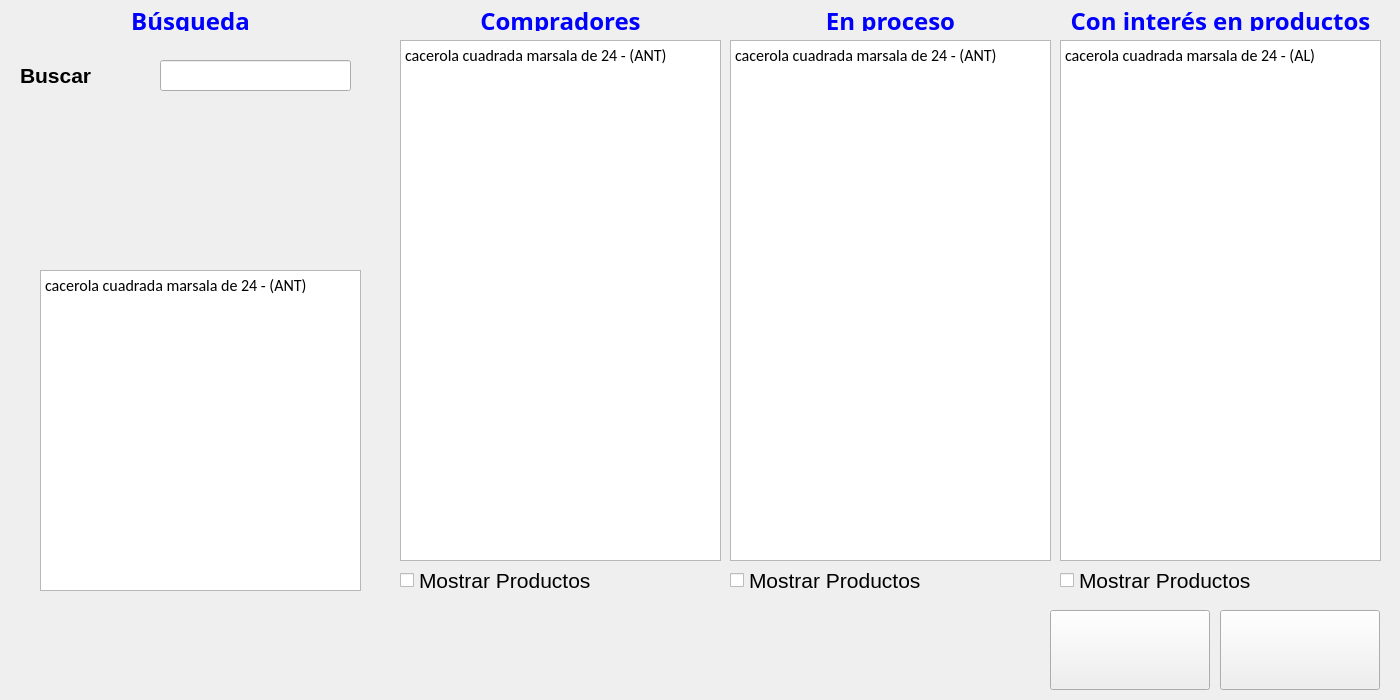
<?xml version="1.0" encoding="UTF-8"?>
<ui version="4.0">
 <class>MainWindow</class>
 <widget class="QMainWindow" name="MainWindow">
  <property name="geometry">
   <rect>
    <x>0</x>
    <y>0</y>
    <width>1400</width>
    <height>700</height>
   </rect>
  </property>
  <property name="windowTitle">
   <string>MainWindow</string>
  </property>
  <widget class="QWidget" name="centralwidget">
   <widget class="QPushButton" name="push_Registro">
    <property name="geometry">
     <rect>
      <x>1050</x>
      <y>610</y>
      <width>160</width>
      <height>80</height>
     </rect>
    </property>
    <property name="font">
     <font>
      <family>Arial Black</family>
      <pointsize>16</pointsize>
      <weight>75</weight>
      <italic>true</italic>
      <bold>true</bold>
     </font>
    </property>
    <property name="text">
     <string/>
    </property>
    <property name="icon">
     <iconset>
      <normalon>../icon/registros5.png</normalon>
     </iconset>
    </property>
    <property name="iconSize">
     <size>
      <width>60</width>
      <height>60</height>
     </size>
    </property>
   </widget>
   <widget class="QLabel" name="label_7">
    <property name="geometry">
     <rect>
      <x>400</x>
      <y>10</y>
      <width>321</width>
      <height>21</height>
     </rect>
    </property>
    <property name="font">
     <font>
      <family>Candara</family>
      <pointsize>18</pointsize>
      <weight>75</weight>
      <bold>true</bold>
     </font>
    </property>
    <property name="styleSheet">
     <string notr="true">color: rgb(0, 0, 255);</string>
    </property>
    <property name="text">
     <string>Compradores</string>
    </property>
    <property name="alignment">
     <set>Qt::AlignCenter</set>
    </property>
   </widget>
   <widget class="QTextBrowser" name="text_Comprado">
    <property name="geometry">
     <rect>
      <x>400</x>
      <y>40</y>
      <width>321</width>
      <height>521</height>
     </rect>
    </property>
    <property name="font">
     <font>
      <family>Calibri</family>
      <weight>50</weight>
      <italic>false</italic>
      <bold>false</bold>
     </font>
    </property>
    <property name="html">
     <string>&lt;!DOCTYPE HTML PUBLIC &quot;-//W3C//DTD HTML 4.0//EN&quot; &quot;http://www.w3.org/TR/REC-html40/strict.dtd&quot;&gt;
&lt;html&gt;&lt;head&gt;&lt;meta name=&quot;qrichtext&quot; content=&quot;1&quot; /&gt;&lt;style type=&quot;text/css&quot;&gt;
p, li { white-space: pre-wrap; }
&lt;/style&gt;&lt;/head&gt;&lt;body style=&quot; font-family:'Calibri'; font-size:8.25pt; font-weight:400; font-style:normal;&quot;&gt;
&lt;p style=&quot; margin-top:0px; margin-bottom:0px; margin-left:0px; margin-right:0px; -qt-block-indent:0; text-indent:0px;&quot;&gt;&lt;span style=&quot; font-family:'MS Shell Dlg 2'; font-size:12pt;&quot;&gt;cacerola cuadrada marsala de 24 - (ANT)&lt;/span&gt;&lt;/p&gt;&lt;/body&gt;&lt;/html&gt;</string>
    </property>
   </widget>
   <widget class="QTextBrowser" name="text_Encargado">
    <property name="geometry">
     <rect>
      <x>1060</x>
      <y>40</y>
      <width>321</width>
      <height>521</height>
     </rect>
    </property>
    <property name="font">
     <font>
      <family>Calibri</family>
      <weight>50</weight>
      <italic>false</italic>
      <bold>false</bold>
     </font>
    </property>
    <property name="html">
     <string>&lt;!DOCTYPE HTML PUBLIC &quot;-//W3C//DTD HTML 4.0//EN&quot; &quot;http://www.w3.org/TR/REC-html40/strict.dtd&quot;&gt;
&lt;html&gt;&lt;head&gt;&lt;meta name=&quot;qrichtext&quot; content=&quot;1&quot; /&gt;&lt;style type=&quot;text/css&quot;&gt;
p, li { white-space: pre-wrap; }
&lt;/style&gt;&lt;/head&gt;&lt;body style=&quot; font-family:'Calibri'; font-size:8.25pt; font-weight:400; font-style:normal;&quot;&gt;
&lt;p style=&quot; margin-top:0px; margin-bottom:0px; margin-left:0px; margin-right:0px; -qt-block-indent:0; text-indent:0px;&quot;&gt;&lt;span style=&quot; font-family:'MS Shell Dlg 2'; font-size:12pt;&quot;&gt;cacerola cuadrada marsala de 24 - (AL)&lt;/span&gt;&lt;/p&gt;&lt;/body&gt;&lt;/html&gt;</string>
    </property>
   </widget>
   <widget class="QTextBrowser" name="text_Interes">
    <property name="geometry">
     <rect>
      <x>730</x>
      <y>40</y>
      <width>321</width>
      <height>521</height>
     </rect>
    </property>
    <property name="font">
     <font>
      <family>Calibri</family>
      <weight>50</weight>
      <italic>false</italic>
      <bold>false</bold>
     </font>
    </property>
    <property name="html">
     <string>&lt;!DOCTYPE HTML PUBLIC &quot;-//W3C//DTD HTML 4.0//EN&quot; &quot;http://www.w3.org/TR/REC-html40/strict.dtd&quot;&gt;
&lt;html&gt;&lt;head&gt;&lt;meta name=&quot;qrichtext&quot; content=&quot;1&quot; /&gt;&lt;style type=&quot;text/css&quot;&gt;
p, li { white-space: pre-wrap; }
&lt;/style&gt;&lt;/head&gt;&lt;body style=&quot; font-family:'Calibri'; font-size:8.25pt; font-weight:400; font-style:normal;&quot;&gt;
&lt;p style=&quot; margin-top:0px; margin-bottom:0px; margin-left:0px; margin-right:0px; -qt-block-indent:0; text-indent:0px;&quot;&gt;&lt;span style=&quot; font-family:'MS Shell Dlg 2'; font-size:12pt;&quot;&gt;cacerola cuadrada marsala de 24 - (ANT)&lt;/span&gt;&lt;/p&gt;&lt;/body&gt;&lt;/html&gt;</string>
    </property>
   </widget>
   <widget class="QPushButton" name="push_Menu">
    <property name="geometry">
     <rect>
      <x>1220</x>
      <y>610</y>
      <width>160</width>
      <height>80</height>
     </rect>
    </property>
    <property name="font">
     <font>
      <family>Arial Black</family>
      <pointsize>16</pointsize>
      <weight>75</weight>
      <italic>true</italic>
      <bold>true</bold>
     </font>
    </property>
    <property name="text">
     <string/>
    </property>
    <property name="icon">
     <iconset>
      <normalon>../icon/home.png</normalon>
     </iconset>
    </property>
    <property name="iconSize">
     <size>
      <width>60</width>
      <height>60</height>
     </size>
    </property>
   </widget>
   <widget class="QLabel" name="label_8">
    <property name="geometry">
     <rect>
      <x>1060</x>
      <y>10</y>
      <width>321</width>
      <height>21</height>
     </rect>
    </property>
    <property name="font">
     <font>
      <family>Candara</family>
      <pointsize>18</pointsize>
      <weight>75</weight>
      <bold>true</bold>
     </font>
    </property>
    <property name="styleSheet">
     <string notr="true">color: rgb(0, 0, 255);</string>
    </property>
    <property name="text">
     <string>Con interés en productos</string>
    </property>
    <property name="alignment">
     <set>Qt::AlignCenter</set>
    </property>
   </widget>
   <widget class="QLabel" name="label_9">
    <property name="geometry">
     <rect>
      <x>730</x>
      <y>10</y>
      <width>321</width>
      <height>21</height>
     </rect>
    </property>
    <property name="font">
     <font>
      <family>Candara</family>
      <pointsize>18</pointsize>
      <weight>75</weight>
      <bold>true</bold>
     </font>
    </property>
    <property name="styleSheet">
     <string notr="true">color: rgb(0, 0, 255);</string>
    </property>
    <property name="text">
     <string>En proceso</string>
    </property>
    <property name="alignment">
     <set>Qt::AlignCenter</set>
    </property>
   </widget>
   <widget class="QLabel" name="label_10">
    <property name="geometry">
     <rect>
      <x>30</x>
      <y>10</y>
      <width>321</width>
      <height>21</height>
     </rect>
    </property>
    <property name="font">
     <font>
      <family>Candara</family>
      <pointsize>18</pointsize>
      <weight>75</weight>
      <bold>true</bold>
     </font>
    </property>
    <property name="styleSheet">
     <string notr="true">color: rgb(0, 0, 255);</string>
    </property>
    <property name="text">
     <string>Búsqueda</string>
    </property>
    <property name="alignment">
     <set>Qt::AlignCenter</set>
    </property>
   </widget>
   <widget class="QTextBrowser" name="text_Comprado_2">
    <property name="geometry">
     <rect>
      <x>40</x>
      <y>270</y>
      <width>321</width>
      <height>321</height>
     </rect>
    </property>
    <property name="font">
     <font>
      <family>Calibri</family>
      <weight>50</weight>
      <italic>false</italic>
      <bold>false</bold>
     </font>
    </property>
    <property name="html">
     <string>&lt;!DOCTYPE HTML PUBLIC &quot;-//W3C//DTD HTML 4.0//EN&quot; &quot;http://www.w3.org/TR/REC-html40/strict.dtd&quot;&gt;
&lt;html&gt;&lt;head&gt;&lt;meta name=&quot;qrichtext&quot; content=&quot;1&quot; /&gt;&lt;style type=&quot;text/css&quot;&gt;
p, li { white-space: pre-wrap; }
&lt;/style&gt;&lt;/head&gt;&lt;body style=&quot; font-family:'Calibri'; font-size:8.25pt; font-weight:400; font-style:normal;&quot;&gt;
&lt;p style=&quot; margin-top:0px; margin-bottom:0px; margin-left:0px; margin-right:0px; -qt-block-indent:0; text-indent:0px;&quot;&gt;&lt;span style=&quot; font-family:'MS Shell Dlg 2'; font-size:12pt;&quot;&gt;cacerola cuadrada marsala de 24 - (ANT)&lt;/span&gt;&lt;/p&gt;&lt;/body&gt;&lt;/html&gt;</string>
    </property>
   </widget>
   <widget class="QLabel" name="Label_2">
    <property name="geometry">
     <rect>
      <x>20</x>
      <y>60</y>
      <width>91</width>
      <height>31</height>
     </rect>
    </property>
    <property name="font">
     <font>
      <family>MS Shell Dlg 2</family>
      <pointsize>16</pointsize>
      <weight>75</weight>
      <bold>true</bold>
     </font>
    </property>
    <property name="text">
     <string>Buscar</string>
    </property>
   </widget>
   <widget class="QLineEdit" name="line_Nombre">
    <property name="geometry">
     <rect>
      <x>160</x>
      <y>60</y>
      <width>191</width>
      <height>31</height>
     </rect>
    </property>
    <property name="font">
     <font>
      <family>Calibri</family>
      <pointsize>12</pointsize>
      <weight>50</weight>
      <italic>false</italic>
      <bold>false</bold>
     </font>
    </property>
   </widget>
   <widget class="QCheckBox" name="checkBox">
    <property name="geometry">
     <rect>
      <x>1060</x>
      <y>570</y>
      <width>321</width>
      <height>21</height>
     </rect>
    </property>
    <property name="font">
     <font>
      <pointsize>16</pointsize>
     </font>
    </property>
    <property name="text">
     <string>Mostrar Productos</string>
    </property>
   </widget>
   <widget class="QCheckBox" name="checkBox_2">
    <property name="geometry">
     <rect>
      <x>400</x>
      <y>570</y>
      <width>321</width>
      <height>21</height>
     </rect>
    </property>
    <property name="font">
     <font>
      <pointsize>16</pointsize>
     </font>
    </property>
    <property name="text">
     <string>Mostrar Productos</string>
    </property>
   </widget>
   <widget class="QCheckBox" name="checkBox_3">
    <property name="geometry">
     <rect>
      <x>730</x>
      <y>570</y>
      <width>321</width>
      <height>21</height>
     </rect>
    </property>
    <property name="font">
     <font>
      <pointsize>16</pointsize>
     </font>
    </property>
    <property name="text">
     <string>Mostrar Productos</string>
    </property>
   </widget>
  </widget>
 </widget>
 <resources/>
 <connections/>
</ui>
